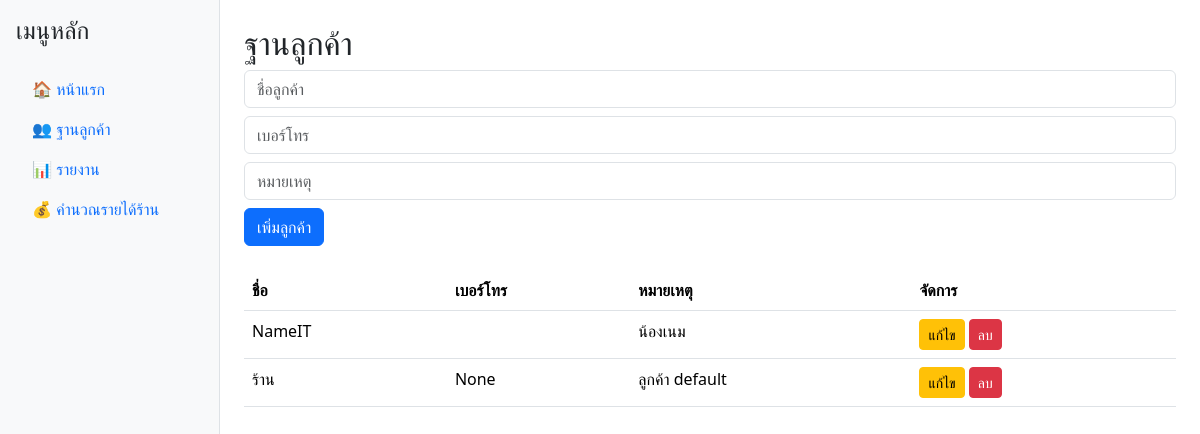
Page /customers on the committed database.
### tables this page shows
CREATE TABLE customers (
    id INTEGER PRIMARY KEY AUTOINCREMENT,
    name TEXT NOT NULL,
    phone TEXT,
    note TEXT
);

### app.py (the view, shortened to what this page needs)
@app.route('/customers', methods=['GET', 'POST'])
def customers():
    with get_db_connection() as conn:
        customers = conn.execute("SELECT * FROM customers ORDER BY name ASC").fetchall()
    return render_template('customers.html', customers=customers)

### app.py (called while the page is built)
def get_db_connection():
    conn = sqlite3.connect('database.db')
    conn.row_factory = sqlite3.Row
    return conn

### templates/customers.html
{% extends "base.html" %}
{% block content %}
<h2>ฐานลูกค้า</h2>
<form method="POST" action="/customers">
  <input type="text" name="name" class="form-control mb-2" placeholder="ชื่อลูกค้า" required>
  <input type="text" name="phone" class="form-control mb-2" placeholder="เบอร์โทร">
  <input type="text" name="note" class="form-control mb-2" placeholder="หมายเหตุ">
  <button type="submit" class="btn btn-primary">เพิ่มลูกค้า</button>
</form>
<table class="table mt-4">
  <tr>
    <th>ชื่อ</th><th>เบอร์โทร</th><th>หมายเหตุ</th><th>จัดการ</th>
  </tr>
  {% for customer in customers %}
  <tr>
    <td>{{ customer.name }}</td>
    <td>{{ customer.phone }}</td>
    <td>{{ customer.note }}</td>
    <td>
  <a href="/edit_customer/{{ customer.id }}" class="btn btn-sm btn-warning">แก้ไข</a>
  <a href="/delete_customer/{{ customer.id }}"
   class="btn btn-sm btn-danger"
   onclick="return confirm('คุณแน่ใจหรือไม่ว่าต้องการลบลูกค้า {{ customer.name }} ?');">
   ลบ
</a>
</td>
  </tr>
  {% endfor %}
</table>
{% endblock %}

### rows in the picture
customers: name "NameIT", note "น้องเนม"
customers: name "ร้าน", phone "None", note "ลูกค้า default"
